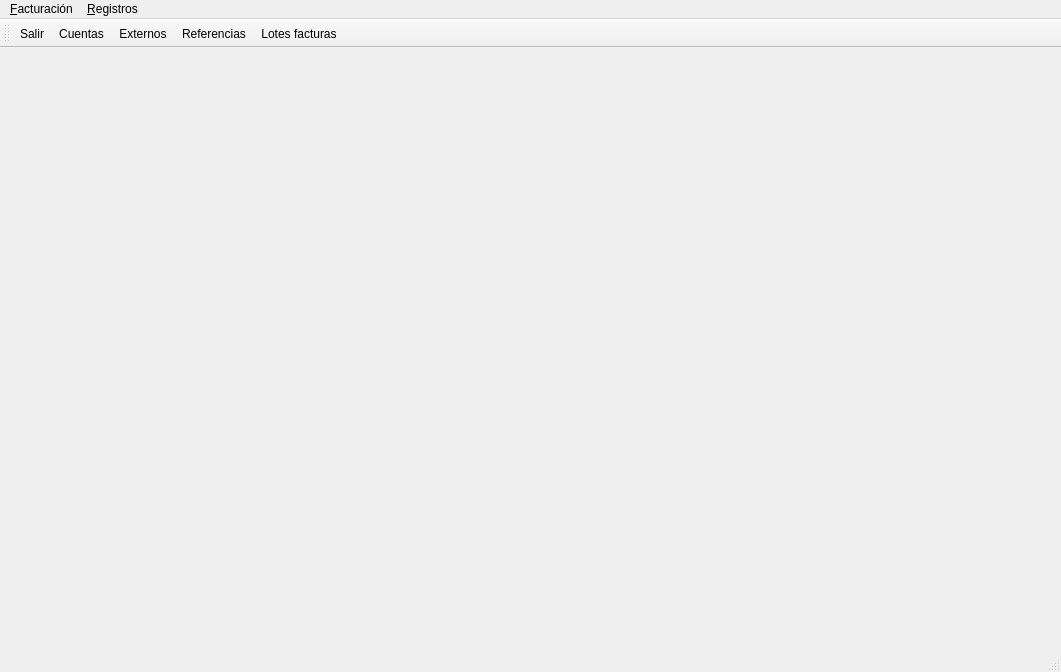
<?xml version="1.0" encoding="UTF-8"?>
<ui version="4.0">
 <class>main_factur</class>
 <widget class="QMainWindow" name="main_factur">
  <property name="geometry">
   <rect>
    <x>0</x>
    <y>0</y>
    <width>1061</width>
    <height>672</height>
   </rect>
  </property>
  <property name="windowTitle">
   <string>MainWindow</string>
  </property>
  <property name="windowIcon">
   <iconset resource="../keme.qrc">
    <normaloff>:/iconos/graf/factur.png</normaloff>:/iconos/graf/factur.png</iconset>
  </property>
  <widget class="QWidget" name="centralwidget"/>
  <widget class="QStatusBar" name="statusbar"/>
  <widget class="QMenuBar" name="menubar">
   <property name="geometry">
    <rect>
     <x>0</x>
     <y>0</y>
     <width>1061</width>
     <height>22</height>
    </rect>
   </property>
   <widget class="QMenu" name="menuRegistros">
    <property name="title">
     <string>&amp;Registros</string>
    </property>
    <addaction name="actionReferencias"/>
    <addaction name="actionCuentas"/>
    <addaction name="actionExternos"/>
    <addaction name="actionCuentas_de_IVA"/>
    <addaction name="actionIrpf"/>
    <addaction name="actionFacturacion_predefinida"/>
    <addaction name="actionLotes_facturas"/>
    <addaction name="actionCuenta_anticipos"/>
    <addaction name="actionConfiguraci_n_Veri_Factu"/>
   </widget>
   <widget class="QMenu" name="menuFacturaci_n">
    <property name="title">
     <string>&amp;Facturación</string>
    </property>
    <addaction name="actionSeries"/>
    <addaction name="actionTipos_documento"/>
    <addaction name="actionConexion"/>
    <addaction name="actionSalir"/>
   </widget>
   <addaction name="menuFacturaci_n"/>
   <addaction name="menuRegistros"/>
  </widget>
  <widget class="QToolBar" name="toolBar">
   <property name="windowTitle">
    <string>toolBar</string>
   </property>
   <attribute name="toolBarArea">
    <enum>TopToolBarArea</enum>
   </attribute>
   <attribute name="toolBarBreak">
    <bool>false</bool>
   </attribute>
   <addaction name="actionSalir"/>
   <addaction name="actionCuentas"/>
   <addaction name="actionExternos"/>
   <addaction name="actionReferencias"/>
   <addaction name="actionLotes_facturas"/>
  </widget>
  <action name="actionFacturas">
   <property name="text">
    <string>Facturas</string>
   </property>
  </action>
  <action name="actionSeries">
   <property name="text">
    <string>Series</string>
   </property>
  </action>
  <action name="actionRecurrentes">
   <property name="text">
    <string>Recurrentes</string>
   </property>
  </action>
  <action name="actionReferencias">
   <property name="icon">
    <iconset resource="../keme.qrc">
     <normaloff>:/iconos/graf/view_choose.png</normaloff>:/iconos/graf/view_choose.png</iconset>
   </property>
   <property name="text">
    <string>Referencias</string>
   </property>
  </action>
  <action name="actionCuentas">
   <property name="icon">
    <iconset resource="../keme.qrc">
     <normaloff>:/iconos/graf/subcuenta.png</normaloff>:/iconos/graf/subcuenta.png</iconset>
   </property>
   <property name="text">
    <string>Cuentas</string>
   </property>
  </action>
  <action name="actionCuentas_de_IVA">
   <property name="text">
    <string>Cuentas de IVA</string>
   </property>
  </action>
  <action name="actionLista">
   <property name="text">
    <string>Lista</string>
   </property>
  </action>
  <action name="actionRemesas">
   <property name="text">
    <string>Remesas</string>
   </property>
  </action>
  <action name="actionEstimaciones">
   <property name="text">
    <string>Estimaciones</string>
   </property>
  </action>
  <action name="actionGesti_n_estimaciones">
   <property name="text">
    <string>Gestión estimaciones</string>
   </property>
  </action>
  <action name="actionConexion">
   <property name="icon">
    <iconset resource="../keme.qrc">
     <normaloff>:/iconos/graf/connect_no.png</normaloff>:/iconos/graf/connect_no.png</iconset>
   </property>
   <property name="text">
    <string>Conexión base de datos</string>
   </property>
   <property name="toolTip">
    <string>Conexión a la base de datos</string>
   </property>
  </action>
  <action name="actionTipos_documento">
   <property name="text">
    <string>Tipos documento</string>
   </property>
  </action>
  <action name="actionIrpf">
   <property name="text">
    <string>Retención IRPF</string>
   </property>
  </action>
  <action name="actionSalir">
   <property name="icon">
    <iconset resource="../keme.qrc">
     <normaloff>:/iconos/graf/application-exit.png</normaloff>:/iconos/graf/application-exit.png</iconset>
   </property>
   <property name="text">
    <string>Salir</string>
   </property>
  </action>
  <action name="actionFacturacion_predefinida">
   <property name="text">
    <string>Facturacion predefinida</string>
   </property>
  </action>
  <action name="actionLotes_facturas">
   <property name="icon">
    <iconset resource="../keme.qrc">
     <normaloff>:/iconos/graf/stock_addressbook.png</normaloff>:/iconos/graf/stock_addressbook.png</iconset>
   </property>
   <property name="text">
    <string>Lotes facturas</string>
   </property>
  </action>
  <action name="actionCuenta_anticipos">
   <property name="text">
    <string>Cuenta anticipos / provisión de fondos</string>
   </property>
  </action>
  <action name="actionExternos">
   <property name="icon">
    <iconset resource="../keme.qrc">
     <normaloff>:/iconos/graf/externo.png</normaloff>:/iconos/graf/externo.png</iconset>
   </property>
   <property name="text">
    <string>Externos</string>
   </property>
  </action>
  <action name="actionConfiguraci_n_Veri_Factu">
   <property name="text">
    <string>Configuración Veri*Factu</string>
   </property>
  </action>
 </widget>
 <resources>
  <include location="../keme.qrc"/>
 </resources>
 <connections/>
</ui>
